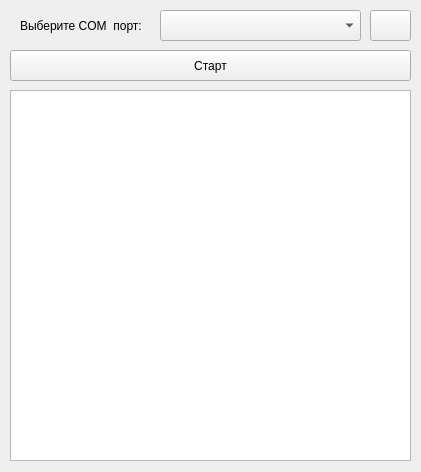
<?xml version="1.0" encoding="UTF-8"?>
<ui version="4.0">
 <class>main</class>
 <widget class="QWidget" name="main">
  <property name="windowModality">
   <enum>Qt::NonModal</enum>
  </property>
  <property name="geometry">
   <rect>
    <x>0</x>
    <y>0</y>
    <width>421</width>
    <height>472</height>
   </rect>
  </property>
  <property name="contextMenuPolicy">
   <enum>Qt::DefaultContextMenu</enum>
  </property>
  <property name="windowTitle">
   <string>Учебный стенд КГЭУ</string>
  </property>
  <widget class="QLabel" name="com_label">
   <property name="geometry">
    <rect>
     <x>20</x>
     <y>10</y>
     <width>121</width>
     <height>31</height>
    </rect>
   </property>
   <property name="text">
    <string>Выберите COM  порт:</string>
   </property>
  </widget>
  <widget class="QTextEdit" name="logs">
   <property name="geometry">
    <rect>
     <x>10</x>
     <y>90</y>
     <width>401</width>
     <height>371</height>
    </rect>
   </property>
   <property name="documentTitle">
    <string/>
   </property>
  </widget>
  <widget class="QPushButton" name="start_button">
   <property name="geometry">
    <rect>
     <x>10</x>
     <y>50</y>
     <width>401</width>
     <height>31</height>
    </rect>
   </property>
   <property name="text">
    <string>Старт</string>
   </property>
  </widget>
  <widget class="QComboBox" name="com_drop_down">
   <property name="geometry">
    <rect>
     <x>160</x>
     <y>10</y>
     <width>201</width>
     <height>31</height>
    </rect>
   </property>
  </widget>
  <widget class="QPushButton" name="com_refresh">
   <property name="geometry">
    <rect>
     <x>370</x>
     <y>10</y>
     <width>41</width>
     <height>31</height>
    </rect>
   </property>
   <property name="text">
    <string/>
   </property>
  </widget>
 </widget>
 <resources/>
 <connections/>
</ui>
